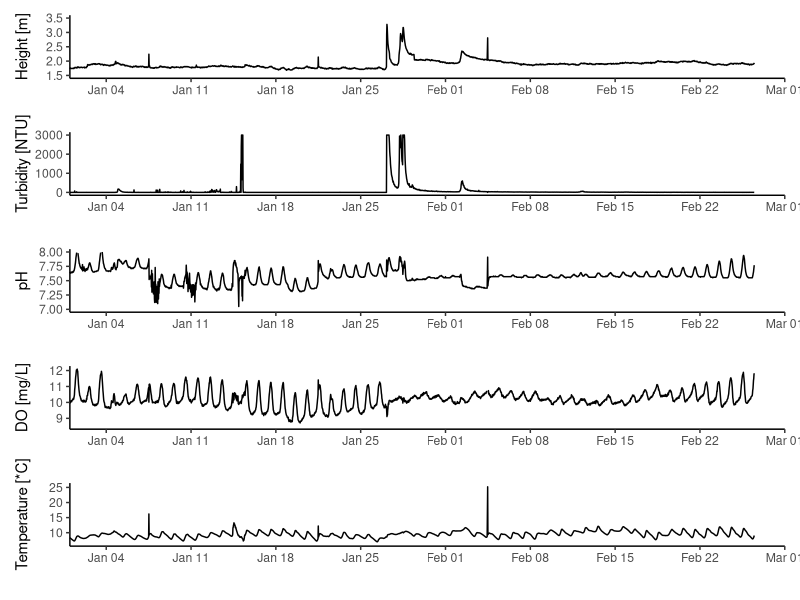
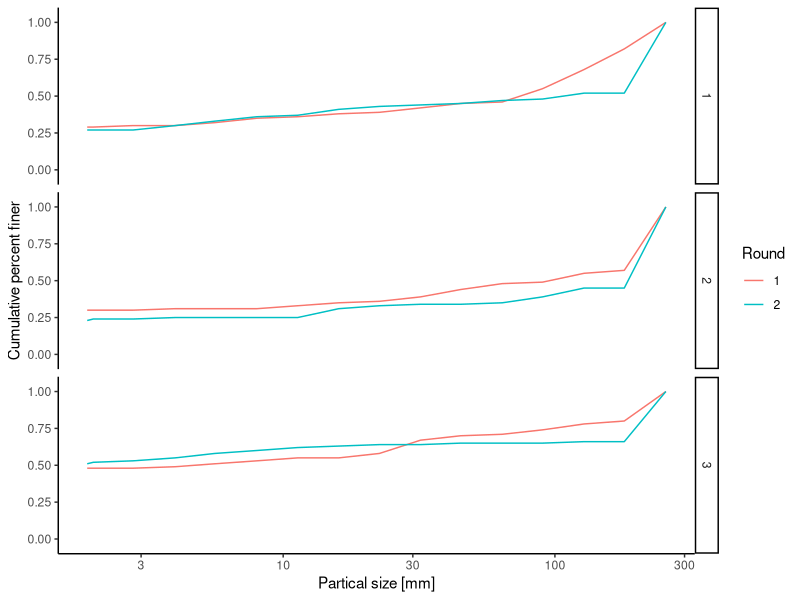

The R script that drew these images, in order:
## ---- chunk 1
knitr::opts_chunk$set(
  collapse = TRUE,
  comment = "#>"
)
## ---- chunk 2
library(tidyverse)
library(dplyr)
library(lubridate)
library(ggplot2)
library(patchwork)

## ---- chunk 3

wq.dat <- read.csv("Data/Scott_Creek_Weir_Hydrolab_20210303.csv", sep = ",", header = T) #Initial water qualiy test dataset.

wq <- wq.dat %>% #Start formatting columns into r "tidy" structure.
  mutate(Date = mdy(Date)) %>% #R sees dates as Year-Month-Day this tells it where to get that info from the date column.
  mutate(Time = hms(Time)) %>% # Tells r this column is Hours:Min:Sec
  mutate(TS = as.POSIXct(Date + Time)) %>% #making a new column with timestamp by combining Date and Time
  select(Date, TS, Temp_C, TurbSC_NTU, Dep100_m, pH, Sal_ppt, LDO_mg_l)#pair down dataset to what we need

## ---- chunk 4
str(wq)
## ---- chunk 5

#Set data limits
limits = as.POSIXct(c("2021-01-01 00:00:00", "2021-03-01 00:00:00"))

#Start making plots
#Water depth
depth.plot <- ggplot(wq, aes(x = TS, y = Dep100_m)) +
  geom_line() +
  scale_x_datetime(name = "",
                   date_breaks = "1 week", date_labels = ("%b %d"),
                   limits = limits, expand = c(0,0)) +
  scale_y_continuous(name = "Height [m]", limits = c(1.5, 3.5)) +
theme_classic()

#Turbidity
turb.plot <- ggplot(wq, aes(x = TS, y = TurbSC_NTU)) +
  geom_line() +
  scale_x_datetime(name = "",
                   date_breaks = "1 week", date_labels = ("%b %d"),
                   limits = limits, expand = c(0,0)) +
  scale_y_continuous(name = "Turbidity [NTU]", limits = c(0, 3000)) +
theme_classic()

#pH
pH.plot <- ggplot(wq, aes(x = TS, y = pH)) +
  geom_line() +
  scale_x_datetime(name = "",
                   date_breaks = "1 week", date_labels = ("%b %d"),
                   limits = limits, expand = c(0,0)) +
  scale_y_continuous(name = "pH", limits = c(7, 8)) +
theme_classic()

#DO
do.plot <- ggplot(wq, aes(x = TS, y = LDO_mg_l)) +
  geom_line() +
  scale_x_datetime(name = "",
                   date_breaks = "1 week", date_labels = ("%b %d"),
                   limits = limits, expand = c(0,0)) +
  scale_y_continuous(name = "DO [mg/L]", limits = c(8.5, 12.1)) +
theme_classic()

#Temperature
temp.plot <- ggplot(wq, aes(x = TS, y = Temp_C)) +
  geom_line() +
  scale_x_datetime(name = "",
                   date_breaks = "1 week", date_labels = ("%b %d"),
                   limits = limits, expand = c(0,0)) +
  scale_y_continuous(name = "Temperature [*C]", limits = c(6.5, 25.5)) +
theme_classic()


# #Salinity - not much to see since its freshwater the whole time.
# sal.plot <- ggplot(wq, aes(x = TS, y = Sal_ppt)) +
#   geom_line() +
#   scale_x_datetime(name = "",
#                    date_breaks = "1 week", date_labels = ("%b %d"),
#                    limits = limits, expand = c(0,0)) +
#   scale_y_continuous(name = "Salinity [ppt]", limits = c(8.5, 12.1)) +
# theme_classic()


#Using Patchwork pckage to put individual plots together into one multi-plot
depth.plot / turb.plot / pH.plot / do.plot / temp.plot

## ---- chunk 6
# library(lubridate)
# library(ggplot2)
# library(scales)
# library(gridExtra)
# library(dplyr)
# options(scipen = 999)

# #Bring in datasets
# gage.dat <- read.csv("data/Gagedata_XXX.csv", h = T)#Flows up to 30 January 2021 6891 obs of 2 var.
# 
# #Clean up hydrograph data
# gage <- gage.dat %>% #Start formatting columns into r "tidy" structure.
#   mutate(DT = mdy_hm(as.character(timestamp))) %>% # clean up time data
#   mutate(stage_m = stage_ft*0.3048) %>% #Convert from ft to m
#   select(DT, stage_m)
# 
# str(gage)
# 
# #Hydrograph 
# #Plot 1 - basic plot
# ggplot(gage,aes(DT,stage_m)) +
#   geom_point() +
#   scale_x_datetime(name = "",
#                    date_breaks = "1 month", date_labels = ("%b")) +
#   scale_y_continuous(name = "Height (m)") +
# theme_classic() 
## ---- chunk 7

#Test Data
pc.dat.test <- read.csv("Data/Scott_Creek_Pebble_Testdata_20210315.csv", sep = ",", header = T) #Initial pebble count test dataset. It consists of one transects worth of data.

pc.test <- pc.dat.test %>% #Start formatting columns into r "tidy" structure.
  mutate(Date = mdy(Date)) %>% 
  mutate(Round = as.factor(Round)) %>% #change column to type = factor
  mutate(Long_Station = as.numeric(Long_Station)) %>% #change column to type = numeric.
  mutate(Category_total = as.numeric(Category_total)) %>% #change column to type = numeric.
  arrange(Size_class_mm) %>% #makes sure data goes from smallest to larges pebble sizes.
  mutate(Percent_finer = cumsum(Category_total)/sum(Category_total)) #creat column for percent finer than.



#Real (whole) Data
pc.dat <- read.csv("Data/Scott_Creek_Pebble_20210319.csv", sep = ",", header = T) #736 obs of 7 var.

pc <- pc.dat %>% #Start formatting columns into r "tidy" structure.
  mutate(Date = ymd(Date)) %>% 
  mutate(Round = as.factor(Round)) %>% #change column to type = factor
  mutate(Long_Station = as.numeric(Long_Station)) %>% #change column to type = numeric.
  mutate(Category_total = as.numeric(Category_total)) %>% #change column to type = numeric.
  mutate(Transect = replace_na(Transect, 0)) %>% #replace na (for PCX transects) with a zero 
  group_by(Round, Site, Transect) %>% #Tells r to group each individual transect worth of data to calculate % finer.
  arrange(Size_class_mm) %>% #makes sure data goes from smallest to larges pebble sizes.
  mutate(Percent_finer = cumsum(Category_total)/sum(Category_total)) #creat column for percent finer than. 


## ---- chunk 8
str(pc)
## ---- chunk 9

#A quick plot of one transect

#Make a test dataset using Big Creek Transect 3 with color noting each round.
test.bc <- pc %>% 
  filter(Site == "Big Creek eFishing")

#Plot
ggplot(test.bc, aes(Size_class_mm, Percent_finer, color = Round)) +
  geom_line() +
  facet_grid(Transect ~ .) +
  scale_x_log10(name = "Partical size [mm]") +
  scale_y_continuous(name = "Cumulative percent finer", limits = c(0,1), expand = c(0,.1)) +
  theme_classic()
## ---- chunk 10

#Pebble Count Summary Stat code from C. Nicol :)

calculate_dx <- function(dx, size, prcnt_finer) {
  # Purpose: Calculate the grainsize for a given percentile
  # Method: Interpolate a straight line between the two bounding points
  # Input:  df - Dataframe with percent finer than data, dx - desired output percentile
  
  # Output: Grainsize at dx
  
  dx <- dx/100
  
  data.frame(size = size, prcnt_finer = prcnt_finer) %>%
    mutate(abovex = min(size[prcnt_finer > dx]),
           lessx = max(size[prcnt_finer <= dx])) %>%
    filter(size %in% c(abovex, lessx)) %>%
    mutate(slope = (max(prcnt_finer) - min(prcnt_finer)) / (max(size) - min(size))) %>%
    filter(size == lessx) %>%
    mutate(run = (dx - prcnt_finer) / slope,
           dx_size = size + run,
           dx = dx * 100) %>%
    pull(dx_size)
  
}

#Call in what you want to calculate. In this case its the median grain size (D50) of the test dataset (one site). 

calculate_dx(50, pc.test$Size_class_mm, pc.test$Percent_finer)

#Note, it will give you an error if the first category (i.e. <2mm) is greater than the percential you want to calculate.

# calculate_dx(16, pc.test$Size_class_mm, pc.test$Percent_finer) #error generated becuase you want to calculate the D16 and <2mm is 40% of the sample.

#Once we have this function set up, loop through D16, D50 and D84 for the one site.
dxs <- c(16, 50, 84) # choose which percentiles to calculate (e.g. D16, D50, D84)

names(dxs) <- paste0('d', dxs)

sapply(dxs, calculate_dx, size = pc.test$Size_class_mm, prcnt_finer = pc.test$Percent_finer)



# Calculate summary stats for multiple transects all at once
#Test dataset
pc2.test <- pc.test %>%
  summarize(
    d50 = calculate_dx(50, size = pc.test$Size_class_mm, prcnt_finer = pc.test$Percent_finer),
    d84 = calculate_dx(84, size = pc.test$Size_class_mm, prcnt_finer = pc.test$Percent_finer))

####START HERE####
#NOT WORKING FOR THE WHOLE DATASET!
####

pc2 <- pc %>%
  # group_by(Site, Transect, Round) %>% # Creates a unique grouping variable
  summarize(
            # d16 = calculate_dx(16, size = pc.test$Size_class_mm, prcnt_finer = pc.test$Percent_finer),
    d50 = calculate_dx(50, size = pc$Size_class_mm, prcnt_finer = pc$Percent_finer),
    d84 = calculate_dx(84, size = pc$Size_class_mm, prcnt_finer = pc$Percent_finer))

## ---- chunk 11

#Subset data by Round
pc3.r1 <- pc %>% 
  filter(Round == 1) %>% #Round 1 data
  filter(Size_class_mm == 5.6) #focus on the 5.6 size class for each transect


pc3.r2 <- pc %>% 
filter(Round == 2) %>% #Round 2 data
  filter(Size_class_mm == 5.6) #focus on the 5.6 size class for each transect

#Spread data into long format to calculate % change
pc3 <- full_join(pc3.r1, pc3.r2, by = c("Site", "Transect")) %>% #Joins the two rounds of data
  mutate(fines_per_change = Percent_finer.y - Percent_finer.x) %>% #Subract round 1 from round 2. A positive number means an increase in fines after the first flush.
  mutate(Long_Station = Long_Station.x) %>% #relabeling station for clarity
  select(Site, Transect, Long_Station, fines_per_change)

#Plot % fines change over longitudinal station distance

#Subset data by mainstem vs tributary stations (See above for station number key)
pc3.mainstem <- pc3 %>% 
  filter(Long_Station < 8) %>% 
  filter(Transect == 0 | Transect == 2)

pc3.bigcreek <- pc3 %>% 
  filter(Long_Station > 7 & Long_Station < 11) %>% 
  filter(Transect == 0 | Transect == 2)

pc3.littlecreek <- pc3 %>% 
  filter(Long_Station == 11) %>% 
  filter(Transect == 0 | Transect == 2)

#Subset efishing reaches to make ranges for plot
stattest <- pc3 %>% 
  filter(Long_Station == 7)

#Mainstem plot

# ggplot(pc3.mainstem, aes(x = Long_Station, y = fines_per_change)) +
#   geom_line() +
  # scale_y_continuous(name = "Percent Change (<6mm)", limits = c(-0.2,0.45), breaks = seq(-0.2,0.45,.1), expand = c(0,0)) +
  # scale_x_continuous(name = "Longitudinal Distance", limits = c(1,7), breaks = seq(0,7,1)) +
  # theme_classic()
#   geom_hline(yintercept = 0, lty = 2) +
#   geom_segment(x = 1, y = -0.13, xend = 1, yend = 0.08, lty = 3) + #variation in Station 1
#   geom_segment(x = 6, y = 0.12, xend = 6, yend = 0.25, lty = 3) + #variation in Station 6
#   geom_segment(x = 7, y = -0.11, xend = 7, yend = 0.3857, lty = 3) + #variation in Station 7
#   labs(title = "Change in percent fines (<6mm) along the mainstem", 
#        subtitle = "Flow is from right (Upstream) to left (Downstream)",
#        caption = "The meainstem between Big and Little Creeks (Station 3) and the upper watershed \n (Stations 6 and 7) had the biggest increases in fine sediment. \n Dotted vertical lines are ranges at the eFishing sites.")
  


